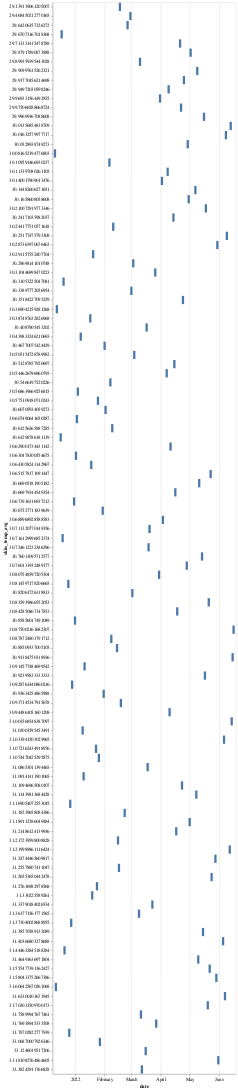

Notebook cell for this chart:
### Code cell
values = to_values(df)

alt.Chart.from_dict({
    "data": values,
    "mark": "bar",
    "encoding": {
        "x": {
            "field": "date",
            "type": "temporal",
        },
        "y": {
            "field": "skin_temp_avg",
            "type": "nominal",
        },
    }
})

### Figure 1 — Vega-Lite specification as saved in the notebook (floating-point values rounded to 4 significant figures)
{"config": {"view": {"continuousWidth": 400, "continuousHeight": 300}}, "data": {"name": "data-6cb53c5b8036f4b9f6e3bf12dde4f09c"}, "mark": "bar", "encoding": {"x": {"field": "date", "type": "temporal"}, "y": {"field": "skin_temp_avg", "type": "nominal"}}, "$schema": "https://vega.github.io/schema/vega-lite/v4.17.0.json", "datasets": {"data-6cb53c5b8036f4b9f6e3bf12dde4f09c": [{"date": "2022-03-04", "skin_temp_avg": 30.51, "overall_score": 67, "composition_score": 17, "revitalization_score": 15, "duration_score": 35, "deep_sleep_in_minutes": 66, "resting_heart_rate": 60, "restlessness": 0.07348, "avg_bpm": 66.49, "Moon Phase": "New Moon"}, {"date": "2022-03-10", "skin_temp_avg": 29.9, "overall_score": 88, "composition_score": 21, "revitalization_score": 22, "duration_score": 45, "deep_sleep_in_minutes": 126, "resting_heart_rate": 60, "restlessness": 0.05469, "avg_bpm": 60.62, "Moon Phase": "First Quarter"}, {"date": "2022-04-25", "skin_temp_avg": 29.92, "overall_score": 56, "composition_score": 15, "revitalization_score": 15, "duration_score": 26, "deep_sleep_in_minutes": 23, "resting_heart_rate": 56, "restlessness": 0.1002, "avg_bpm": 60.97, "Moon Phase": "Third Quarter"}, {"date": "2022-06-08", "skin_temp_avg": 30.02, "overall_score": 75, "composition_score": 20, "revitalization_score": 19, "duration_score": 36, "deep_sleep_in_minutes": 69, "resting_heart_rate": 55, "restlessness": 0.08782, "avg_bpm": 59.4, "Moon Phase": "First Quarter"}, {"date": "2022-01-01", "skin_temp_avg": 30.86, "overall_score": 68, "composition_score": 19, "revitalization_score": 18, "duration_score": 31, "deep_sleep_in_minutes": 69, "resting_heart_rate": 60, "restlessness": 0.0812, "avg_bpm": 58.89, "Moon Phase": "New Moon"}, {"date": "2022-06-09", "skin_temp_avg": 30.25, "overall_score": 76, "composition_score": 22, "revitalization_score": 16, "duration_score": 38, "deep_sleep_in_minutes": 88, "resting_heart_rate": 54, "restlessness": 0.07064, "avg_bpm": 53.85, "Moon Phase": "First Quarter"}, {"date": "2022-04-24", "skin_temp_avg": 30.35, "overall_score": 68, "composition_score": 16, "revitalization_score": 15, "duration_score": 37, "deep_sleep_in_minutes": 49, "resting_heart_rate": 54, "restlessness": 0.07904, "avg_bpm": 68.52, "Moon Phase": "Third Quarter"}, {"date": "2022-04-30", "skin_temp_avg": 30.17, "overall_score": 78, "composition_score": 21, "revitalization_score": 18, "duration_score": 39, "deep_sleep_in_minutes": 81, "resting_heart_rate": 58, "restlessness": 0.07328, "avg_bpm": 61.29, "Moon Phase": "New Moon"}, {"date": "2022-04-18", "skin_temp_avg": 30.84, "overall_score": 84, "composition_score": 21, "revitalization_score": 22, "duration_score": 41, "deep_sleep_in_minutes": 71, "resting_heart_rate": 53, "restlessness": 0.07121, "avg_bpm": 53.88, "Moon Phase": "Full Moon"}, {"date": "2022-03-11", "skin_temp_avg": 31.76, "overall_score": 84, "composition_score": 21, "revitalization_score": 18, "duration_score": 45, "deep_sleep_in_minutes": 68, "resting_heart_rate": 58, "restlessness": 0.09281, "avg_bpm": 60.27, "Moon Phase": "First Quarter"}, {"date": "2022-01-02", "skin_temp_avg": 30.63, "overall_score": 84, "composition_score": 19, "revitalization_score": 20, "duration_score": 45, "deep_sleep_in_minutes": 81, "resting_heart_rate": 61, "restlessness": 0.06058, "avg_bpm": 66.38, "Moon Phase": "New Moon"}, {"date": "2022-01-03", "skin_temp_avg": 30.61, "overall_score": 68, "composition_score": 19, "revitalization_score": 15, "duration_score": 34, "deep_sleep_in_minutes": 58, "resting_heart_rate": 60, "restlessness": 0.0801, "avg_bpm": 59.81, "Moon Phase": "New Moon"}, {"date": "2022-01-17", "skin_temp_avg": 30.39, "overall_score": 80, "composition_score": 21, "revitalization_score": 21, "duration_score": 38, "deep_sleep_in_minutes": 69, "resting_heart_rate": 58, "restlessness": 0.06236, "avg_bpm": 58.72, "Moon Phase": "Full Moon"}, {"date": "2022-03-12", "skin_temp_avg": 33.38, "overall_score": 87, "composition_score": 22, "revitalization_score": 20, "duration_score": 45, "deep_sleep_in_minutes": 95, "resting_heart_rate": 58, "restlessness": 0.07602, "avg_bpm": 64.24, "Moon Phase": "First Quarter"}, {"date": "2022-04-23", "skin_temp_avg": 31.11, "overall_score": 76, "composition_score": 20, "revitalization_score": 21, "duration_score": 35, "deep_sleep_in_minutes": 102, "resting_heart_rate": 56, "restlessness": 0.1007, "avg_bpm": 59.54, "Moon Phase": "Third Quarter"}, {"date": "2022-03-16", "skin_temp_avg": 33.12, "overall_score": 78, "composition_score": 17, "revitalization_score": 20, "duration_score": 41, "deep_sleep_in_minutes": 82, "resting_heart_rate": 58, "restlessness": 0.06918, "avg_bpm": 56.09, "Moon Phase": "Full Moon"}, {"date": "2022-03-02", "skin_temp_avg": 30.82, "overall_score": 76, "composition_score": 18, "revitalization_score": 19, "duration_score": 39, "deep_sleep_in_minutes": 88, "resting_heart_rate": 58, "restlessness": 0.07042, "avg_bpm": 62.25, "Moon Phase": "New Moon"}, {"date": "2022-01-07", "skin_temp_avg": 30.44, "overall_score": 69, "composition_score": 19, "revitalization_score": 14, "duration_score": 36, "deep_sleep_in_minutes": 89, "resting_heart_rate": 62, "restlessness": 0.06674, "avg_bpm": 69.11, "Moon Phase": "First Quarter"}, {"date": "2022-03-03", "skin_temp_avg": 30.3, "overall_score": 78, "composition_score": 21, "revitalization_score": 16, "duration_score": 41, "deep_sleep_in_minutes": 96, "resting_heart_rate": 58, "restlessness": 0.06867, "avg_bpm": 67.02, "Moon Phase": "New Moon"}, {"date": "2022-03-17", "skin_temp_avg": 30.41, "overall_score": 87, "composition_score": 21, "revitalization_score": 21, "duration_score": 45, "deep_sleep_in_minutes": 66, "resting_heart_rate": 57, "restlessness": 0.08371, "avg_bpm": 57.63, "Moon Phase": "Full Moon"}, {"date": "2022-04-22", "skin_temp_avg": 29.98, "overall_score": 79, "composition_score": 22, "revitalization_score": 17, "duration_score": 40, "deep_sleep_in_minutes": 103, "resting_heart_rate": 55, "restlessness": 0.07251, "avg_bpm": 55.62, "Moon Phase": "Third Quarter"}, {"date": "2022-04-08", "skin_temp_avg": 30.11, "overall_score": 82, "composition_score": 21, "revitalization_score": 22, "duration_score": 39, "deep_sleep_in_minutes": 68, "resting_heart_rate": 61, "restlessness": 0.07649, "avg_bpm": 61.77, "Moon Phase": "First Quarter"}, {"date": "2022-03-01", "skin_temp_avg": 30.34, "overall_score": 83, "composition_score": 21, "revitalization_score": 20, "duration_score": 42, "deep_sleep_in_minutes": 67, "resting_heart_rate": 58, "restlessness": 0.04676, "avg_bpm": 60.2, "Moon Phase": "New Moon"}, {"date": "2022-01-04", "skin_temp_avg": 30.57, "overall_score": 81, "composition_score": 22, "revitalization_score": 21, "duration_score": 38, "deep_sleep_in_minutes": 91, "resting_heart_rate": 62, "restlessness": 0.06529, "avg_bpm": 62.94, "Moon Phase": "New Moon"}, {"date": "2022-01-10", "skin_temp_avg": 31.09, "overall_score": 84, "composition_score": 21, "revitalization_score": 22, "duration_score": 41, "deep_sleep_in_minutes": 62, "resting_heart_rate": 63, "restlessness": 0.05579, "avg_bpm": 58.77, "Moon Phase": "First Quarter"}, {"date": "2022-01-11", "skin_temp_avg": 30.91, "overall_score": 73, "composition_score": 17, "revitalization_score": 21, "duration_score": 35, "deep_sleep_in_minutes": 77, "resting_heart_rate": 61, "restlessness": 0.06716, "avg_bpm": 61.55, "Moon Phase": "First Quarter"}, {"date": "2022-04-09", "skin_temp_avg": 29.95, "overall_score": 74, "composition_score": 17, "revitalization_score": 17, "duration_score": 40, "deep_sleep_in_minutes": 54, "resting_heart_rate": 58, "restlessness": 0.1098, "avg_bpm": 61.55, "Moon Phase": "First Quarter"}, {"date": "2022-04-21", "skin_temp_avg": 29.71, "overall_score": 76, "composition_score": 21, "revitalization_score": 14, "duration_score": 41, "deep_sleep_in_minutes": 68, "resting_heart_rate": 55, "restlessness": 0.05571, "avg_bpm": 64.03, "Moon Phase": "Third Quarter"}, {"date": "2021-12-17", "skin_temp_avg": 30.61, "overall_score": 72, "composition_score": 18, "revitalization_score": 20, "duration_score": 34, "deep_sleep_in_minutes": 58, "resting_heart_rate": 61, "restlessness": 0.08156, "avg_bpm": 61.4, "Moon Phase": "Full Moon"}, {"date": "2022-05-07", "skin_temp_avg": 30.14, "overall_score": 79, "composition_score": 19, "revitalization_score": 20, "duration_score": 40, "deep_sleep_in_minutes": 66, "resting_heart_rate": 56, "restlessness": 0.06505, "avg_bpm": 57.23, "Moon Phase": "First Quarter"}, {"date": "2022-02-18", "skin_temp_avg": 30.94, "overall_score": 78, "composition_score": 21, "revitalization_score": 16, "duration_score": 41, "deep_sleep_in_minutes": 70, "resting_heart_rate": 57, "restlessness": 0.09472, "avg_bpm": 58.8, "Moon Phase": "Full Moon"}, {"date": "2022-05-11", "skin_temp_avg": 30.67, "overall_score": 77, "composition_score": 17, "revitalization_score": 20, "duration_score": 40, "deep_sleep_in_minutes": 92, "resting_heart_rate": 56, "restlessness": 0.08566, "avg_bpm": 63.62, "Moon Phase": "First Quarter"}, {"date": "2021-12-29", "skin_temp_avg": 30.93, "overall_score": 78, "composition_score": 17, "revitalization_score": 21, "duration_score": 40, "deep_sleep_in_minutes": 85, "resting_heart_rate": 63, "restlessness": 0.0903, "avg_bpm": 60.96, "Moon Phase": "Third Quarter"}, {"date": "2022-02-25", "skin_temp_avg": 29.64, "overall_score": 75, "composition_score": 17, "revitalization_score": 21, "duration_score": 37, "deep_sleep_in_minutes": 51, "resting_heart_rate": 57, "restlessness": 0.07055, "avg_bpm": 54.95, "Moon Phase": "Third Quarter"}, {"date": "2021-12-28", "skin_temp_avg": 31.37, "overall_score": 80, "composition_score": 19, "revitalization_score": 16, "duration_score": 45, "deep_sleep_in_minutes": 116, "resting_heart_rate": 62, "restlessness": 0.09512, "avg_bpm": 63.18, "Moon Phase": "Third Quarter"}, {"date": "2022-05-10", "skin_temp_avg": 31.46, "overall_score": 77, "composition_score": 21, "revitalization_score": 15, "duration_score": 41, "deep_sleep_in_minutes": 100, "resting_heart_rate": 56, "restlessness": 0.0872, "avg_bpm": 56.93, "Moon Phase": "First Quarter"}, {"date": "2022-05-28", "skin_temp_avg": 31.25, "overall_score": 69, "composition_score": 17, "revitalization_score": 15, "duration_score": 37, "deep_sleep_in_minutes": 55, "resting_heart_rate": 55, "restlessness": 0.06991, "avg_bpm": 55.46, "Moon Phase": "New Moon"}, {"date": "2022-05-14", "skin_temp_avg": 30.76, "overall_score": 73, "composition_score": 15, "revitalization_score": 23, "duration_score": 35, "deep_sleep_in_minutes": 92, "resting_heart_rate": 55, "restlessness": 0.06744, "avg_bpm": 56.99, "Moon Phase": "Full Moon"}, {"date": "2022-02-09", "skin_temp_avg": 30.61, "overall_score": 80, "composition_score": 22, "revitalization_score": 18, "duration_score": 40, "deep_sleep_in_minutes": 89, "resting_heart_rate": 61, "restlessness": 0.07565, "avg_bpm": 61.81, "Moon Phase": "First Quarter"}, {"date": "2022-02-08", "skin_temp_avg": 30.88, "overall_score": 80, "composition_score": 20, "revitalization_score": 18, "duration_score": 42, "deep_sleep_in_minutes": 82, "resting_heart_rate": 61, "restlessness": 0.06256, "avg_bpm": 62.13, "Moon Phase": "First Quarter"}, {"date": "2022-05-01", "skin_temp_avg": 31.19, "overall_score": 74, "composition_score": 18, "revitalization_score": 17, "duration_score": 39, "deep_sleep_in_minutes": 61, "resting_heart_rate": 58, "restlessness": 0.09802, "avg_bpm": 58.11, "Moon Phase": "New Moon"}, {"date": "2022-05-15", "skin_temp_avg": 31.39, "overall_score": 76, "composition_score": 22, "revitalization_score": 17, "duration_score": 37, "deep_sleep_in_minutes": 97, "resting_heart_rate": 53, "restlessness": 0.09939, "avg_bpm": 51.21, "Moon Phase": "Full Moon"}, {"date": "2021-12-11", "skin_temp_avg": 30.08, "overall_score": 68, "composition_score": 17, "revitalization_score": 18, "duration_score": 33, "deep_sleep_in_minutes": 78, "resting_heart_rate": 60, "restlessness": 0.1108, "avg_bpm": 60.39, "Moon Phase": "First Quarter"}, {"date": "2022-05-29", "skin_temp_avg": 31.58, "overall_score": 76, "composition_score": 19, "revitalization_score": 21, "duration_score": 36, "deep_sleep_in_minutes": 95, "resting_heart_rate": 56, "restlessness": 0.07508, "avg_bpm": 59.22, "Moon Phase": "New Moon"}, {"date": "2021-12-13", "skin_temp_avg": 30.37, "overall_score": 75, "composition_score": 17, "revitalization_score": 21, "duration_score": 37, "deep_sleep_in_minutes": 76, "resting_heart_rate": 58, "restlessness": 0.08136, "avg_bpm": 62.73, "Moon Phase": "First Quarter"}, {"date": "2022-02-22", "skin_temp_avg": 31.18, "overall_score": 80, "composition_score": 20, "revitalization_score": 19, "duration_score": 41, "deep_sleep_in_minutes": 33, "resting_heart_rate": 57, "restlessness": 0.06562, "avg_bpm": 57.05, "Moon Phase": "Third Quarter"}, {"date": "2022-05-17", "skin_temp_avg": 30.92, "overall_score": 78, "composition_score": 18, "revitalization_score": 19, "duration_score": 41, "deep_sleep_in_minutes": 94, "resting_heart_rate": 50, "restlessness": 0.06465, "avg_bpm": 55.02, "Moon Phase": "Full Moon"}, {"date": "2022-05-16", "skin_temp_avg": 30.0, "overall_score": 80, "composition_score": 19, "revitalization_score": 22, "duration_score": 39, "deep_sleep_in_minutes": 86, "resting_heart_rate": 52, "restlessness": 0.07111, "avg_bpm": 51.23, "Moon Phase": "Full Moon"}, {"date": "2022-05-02", "skin_temp_avg": 29.88, "overall_score": 86, "composition_score": 22, "revitalization_score": 19, "duration_score": 45, "deep_sleep_in_minutes": 84, "resting_heart_rate": 58, "restlessness": 0.0644, "avg_bpm": 57.43, "Moon Phase": "New Moon"}, {"date": "2021-12-12", "skin_temp_avg": 31.61, "overall_score": 85, "composition_score": 20, "revitalization_score": 21, "duration_score": 44, "deep_sleep_in_minutes": 92, "resting_heart_rate": 60, "restlessness": 0.08574, "avg_bpm": 58.43, "Moon Phase": "First Quarter"}, {"date": "2022-02-06", "skin_temp_avg": 30.11, "overall_score": 76, "composition_score": 21, "revitalization_score": 14, "duration_score": 41, "deep_sleep_in_minutes": 73, "resting_heart_rate": 59, "restlessness": 0.06586, "avg_bpm": 68.57, "Moon Phase": "First Quarter"}, {"date": "2022-02-07", "skin_temp_avg": 30.55, "overall_score": 77, "composition_score": 20, "revitalization_score": 19, "duration_score": 38, "deep_sleep_in_minutes": 52, "resting_heart_rate": 61, "restlessness": 0.05937, "avg_bpm": 64.69, "Moon Phase": "First Quarter"}, {"date": "2022-05-30", "skin_temp_avg": 30.29, "overall_score": 75, "composition_score": 21, "revitalization_score": 17, "duration_score": 37, "deep_sleep_in_minutes": 70, "resting_heart_rate": 55, "restlessness": 0.05293, "avg_bpm": 58.09, "Moon Phase": "New Moon"}, {"date": "2022-05-24", "skin_temp_avg": 31.27, "overall_score": 74, "composition_score": 18, "revitalization_score": 20, "duration_score": 36, "deep_sleep_in_minutes": 47, "resting_heart_rate": 57, "restlessness": 0.08834, "avg_bpm": 57.46, "Moon Phase": "Third Quarter"}, {"date": "2021-12-20", "skin_temp_avg": 30.31, "overall_score": 79, "composition_score": 21, "revitalization_score": 21, "duration_score": 37, "deep_sleep_in_minutes": 80, "resting_heart_rate": 63, "restlessness": 0.1226, "avg_bpm": 57.2, "Moon Phase": "Full Moon"}, {"date": "2022-05-18", "skin_temp_avg": 30.21, "overall_score": 74, "composition_score": 21, "revitalization_score": 14, "duration_score": 39, "deep_sleep_in_minutes": 113, "resting_heart_rate": 50, "restlessness": 0.06726, "avg_bpm": 65.07, "Moon Phase": "Full Moon"}, {"date": "2022-02-10", "skin_temp_avg": 30.24, "overall_score": 83, "composition_score": 22, "revitalization_score": 22, "duration_score": 39, "deep_sleep_in_minutes": 101, "resting_heart_rate": 61, "restlessness": 0.06543, "avg_bpm": 60.05, "Moon Phase": "First Quarter"}, {"date": "2021-12-21", "skin_temp_avg": 31.44, "overall_score": 78, "composition_score": 20, "revitalization_score": 21, "duration_score": 37, "deep_sleep_in_minutes": 74, "resting_heart_rate": 62, "restlessness": 0.08783, "avg_bpm": 61.23, "Moon Phase": "Full Moon"}, {"date": "2022-05-31", "skin_temp_avg": 33.18, "overall_score": 79, "composition_score": 20, "revitalization_score": 18, "duration_score": 41, "deep_sleep_in_minutes": 90, "resting_heart_rate": 55, "restlessness": 0.06713, "avg_bpm": 55.69, "Moon Phase": "New Moon"}, {"date": "2021-12-25", "skin_temp_avg": 30.81, "overall_score": 82, "composition_score": 21, "revitalization_score": 22, "duration_score": 39, "deep_sleep_in_minutes": 73, "resting_heart_rate": 61, "restlessness": 0.07479, "avg_bpm": 63.87, "Moon Phase": "Third Quarter"}, {"date": "2022-05-09", "skin_temp_avg": 29.91, "overall_score": 78, "composition_score": 21, "revitalization_score": 16, "duration_score": 41, "deep_sleep_in_minutes": 66, "resting_heart_rate": 55, "restlessness": 0.09082, "avg_bpm": 57.77, "Moon Phase": "First Quarter"}, {"date": "2022-02-14", "skin_temp_avg": 30.89, "overall_score": 72, "composition_score": 18, "revitalization_score": 19, "duration_score": 35, "deep_sleep_in_minutes": 76, "resting_heart_rate": 58, "restlessness": 0.08426, "avg_bpm": 57.19, "Moon Phase": "Full Moon"}, {"date": "2021-12-31", "skin_temp_avg": 30.67, "overall_score": 88, "composition_score": 22, "revitalization_score": 20, "duration_score": 46, "deep_sleep_in_minutes": 86, "resting_heart_rate": 61, "restlessness": 0.05209, "avg_bpm": 66.79, "Moon Phase": "New Moon"}, {"date": "2021-12-19", "skin_temp_avg": 30.72, "overall_score": 71, "composition_score": 21, "revitalization_score": 15, "duration_score": 35, "deep_sleep_in_minutes": 80, "resting_heart_rate": 61, "restlessness": 0.08219, "avg_bpm": 62.2, "Moon Phase": "Full Moon"}, {"date": "2022-02-28", "skin_temp_avg": 29.47, "overall_score": 74, "composition_score": 17, "revitalization_score": 20, "duration_score": 37, "deep_sleep_in_minutes": 58, "resting_heart_rate": 59, "restlessness": 0.08381, "avg_bpm": 59.77, "Moon Phase": "New Moon"}, {"date": "2022-05-21", "skin_temp_avg": 30.84, "overall_score": 77, "composition_score": 21, "revitalization_score": 19, "duration_score": 37, "deep_sleep_in_minutes": 72, "resting_heart_rate": 57, "restlessness": 0.06889, "avg_bpm": 55.74, "Moon Phase": "Third Quarter"}, {"date": "2022-05-20", "skin_temp_avg": 31.7, "overall_score": 65, "composition_score": 17, "revitalization_score": 14, "duration_score": 34, "deep_sleep_in_minutes": 57, "resting_heart_rate": 54, "restlessness": 0.09637, "avg_bpm": 60.49, "Moon Phase": "Third Quarter"}, {"date": "2021-12-18", "skin_temp_avg": 29.67, "overall_score": 82, "composition_score": 19, "revitalization_score": 19, "duration_score": 44, "deep_sleep_in_minutes": 61, "resting_heart_rate": 61, "restlessness": 0.1211, "avg_bpm": 68.86, "Moon Phase": "Full Moon"}, {"date": "2022-02-15", "skin_temp_avg": 31.22, "overall_score": 83, "composition_score": 21, "revitalization_score": 21, "duration_score": 41, "deep_sleep_in_minutes": 64, "resting_heart_rate": 58, "restlessness": 0.0705, "avg_bpm": 58.47, "Moon Phase": "Full Moon"}, {"date": "2022-05-08", "skin_temp_avg": 31.11, "overall_score": 76, "composition_score": 20, "revitalization_score": 16, "duration_score": 40, "deep_sleep_in_minutes": 71, "resting_heart_rate": 54, "restlessness": 0.1043, "avg_bpm": 61.44, "Moon Phase": "First Quarter"}, {"date": "2022-02-01", "skin_temp_avg": 30.47, "overall_score": 81, "composition_score": 21, "revitalization_score": 19, "duration_score": 41, "deep_sleep_in_minutes": 54, "resting_heart_rate": 59, "restlessness": 0.06438, "avg_bpm": 64.13, "Moon Phase": "New Moon"}, {"date": "2022-02-17", "skin_temp_avg": 29.14, "overall_score": 74, "composition_score": 20, "revitalization_score": 18, "duration_score": 36, "deep_sleep_in_minutes": 67, "resting_heart_rate": 57, "restlessness": 0.07605, "avg_bpm": 66.12, "Moon Phase": "Full Moon"}, {"date": "2021-12-26", "skin_temp_avg": 31.79, "overall_score": 72, "composition_score": 17, "revitalization_score": 16, "duration_score": 39, "deep_sleep_in_minutes": 58, "resting_heart_rate": 61, "restlessness": 0.06397, "avg_bpm": 63.26, "Moon Phase": "Third Quarter"}, {"date": "2022-05-22", "skin_temp_avg": 31.56, "overall_score": 71, "composition_score": 17, "revitalization_score": 19, "duration_score": 35, "deep_sleep_in_minutes": 49, "resting_heart_rate": 56, "restlessness": 0.07432, "avg_bpm": 57.73, "Moon Phase": "Third Quarter"}, {"date": "2022-05-23", "skin_temp_avg": 30.65, "overall_score": 75, "composition_score": 21, "revitalization_score": 17, "duration_score": 37, "deep_sleep_in_minutes": 48, "resting_heart_rate": 56, "restlessness": 0.06964, "avg_bpm": 56.22, "Moon Phase": "Third Quarter"}, {"date": "2022-02-02", "skin_temp_avg": 30.61, "overall_score": 83, "composition_score": 22, "revitalization_score": 18, "duration_score": 43, "deep_sleep_in_minutes": 100, "resting_heart_rate": 59, "restlessness": 0.05491, "avg_bpm": 60.89, "Moon Phase": "New Moon"}, {"date": "2021-12-27", "skin_temp_avg": 31.17, "overall_score": 83, "composition_score": 21, "revitalization_score": 21, "duration_score": 41, "deep_sleep_in_minutes": 78, "resting_heart_rate": 62, "restlessness": 0.06518, "avg_bpm": 64.77, "Moon Phase": "Third Quarter"}, {"date": "2022-02-16", "skin_temp_avg": 31.26, "overall_score": 80, "composition_score": 23, "revitalization_score": 19, "duration_score": 38, "deep_sleep_in_minutes": 108, "resting_heart_rate": 57, "restlessness": 0.08154, "avg_bpm": 61.5, "Moon Phase": "Full Moon"}, {"date": "2022-03-31", "skin_temp_avg": 29.97, "overall_score": 71, "composition_score": 18, "revitalization_score": 13, "duration_score": 40, "deep_sleep_in_minutes": 102, "resting_heart_rate": 56, "restlessness": 0.08245, "avg_bpm": 67.46, "Moon Phase": "New Moon"}, {"date": "2022-03-19", "skin_temp_avg": 30.72, "overall_score": 79, "composition_score": 22, "revitalization_score": 16, "duration_score": 41, "deep_sleep_in_minutes": 104, "resting_heart_rate": 56, "restlessness": 0.06515, "avg_bpm": 62.06, "Moon Phase": "Full Moon"}, {"date": "2022-04-10", "skin_temp_avg": 30.94, "overall_score": 81, "composition_score": 22, "revitalization_score": 15, "duration_score": 44, "deep_sleep_in_minutes": 98, "resting_heart_rate": 57, "restlessness": 0.1141, "avg_bpm": 57.38, "Moon Phase": "First Quarter"}, {"date": "2022-01-20", "skin_temp_avg": 30.29, "overall_score": 79, "composition_score": 22, "revitalization_score": 16, "duration_score": 41, "deep_sleep_in_minutes": 85, "resting_heart_rate": 59, "restlessness": 0.06445, "avg_bpm": 62.08, "Moon Phase": "Full Moon"}, {"date": "2022-06-15", "skin_temp_avg": 30.91, "overall_score": 80, "composition_score": 21, "revitalization_score": 20, "duration_score": 39, "deep_sleep_in_minutes": 103, "resting_heart_rate": 55, "restlessness": 0.06216, "avg_bpm": 63.22, "Moon Phase": "Full Moon"}, {"date": "2022-01-09", "skin_temp_avg": 31.03, "overall_score": 76, "composition_score": 19, "revitalization_score": 19, "duration_score": 38, "deep_sleep_in_minutes": 107, "resting_heart_rate": 65, "restlessness": 0.0843, "avg_bpm": 62.01, "Moon Phase": "First Quarter"}, {"date": "2022-06-14", "skin_temp_avg": 31.0, "overall_score": 70, "composition_score": 21, "revitalization_score": 14, "duration_score": 35, "deep_sleep_in_minutes": 68, "resting_heart_rate": 53, "restlessness": 0.08954, "avg_bpm": 57.89, "Moon Phase": "Full Moon"}, {"date": "2022-03-18", "skin_temp_avg": 31.09, "overall_score": 78, "composition_score": 18, "revitalization_score": 18, "duration_score": 42, "deep_sleep_in_minutes": 69, "resting_heart_rate": 56, "restlessness": 0.09072, "avg_bpm": 59.7, "Moon Phase": "Full Moon"}, {"date": "2022-04-11", "skin_temp_avg": 30.63, "overall_score": 77, "composition_score": 19, "revitalization_score": 21, "duration_score": 37, "deep_sleep_in_minutes": 55, "resting_heart_rate": 57, "restlessness": 0.06514, "avg_bpm": 59.63, "Moon Phase": "First Quarter"}, {"date": "2022-03-30", "skin_temp_avg": 30.81, "overall_score": 74, "composition_score": 16, "revitalization_score": 22, "duration_score": 36, "deep_sleep_in_minutes": 65, "resting_heart_rate": 57, "restlessness": 0.06485, "avg_bpm": 67.31, "Moon Phase": "New Moon"}, {"date": "2022-03-26", "skin_temp_avg": 30.31, "overall_score": 74, "composition_score": 18, "revitalization_score": 19, "duration_score": 37, "deep_sleep_in_minutes": 71, "resting_heart_rate": 58, "restlessness": 0.0625, "avg_bpm": 60.53, "Moon Phase": "Third Quarter"}, {"date": "2022-04-07", "skin_temp_avg": 30.54, "overall_score": 72, "composition_score": 18, "revitalization_score": 13, "duration_score": 41, "deep_sleep_in_minutes": 80, "resting_heart_rate": 59, "restlessness": 0.08713, "avg_bpm": 60.98, "Moon Phase": "First Quarter"}, {"date": "2022-01-23", "skin_temp_avg": 31.07, "overall_score": 85, "composition_score": 22, "revitalization_score": 18, "duration_score": 45, "deep_sleep_in_minutes": 95, "resting_heart_rate": 59, "restlessness": 0.08422, "avg_bpm": 59.46, "Moon Phase": "Third Quarter"}, {"date": "2022-06-16", "skin_temp_avg": 30.88, "overall_score": 69, "composition_score": 21, "revitalization_score": 13, "duration_score": 35, "deep_sleep_in_minutes": 81, "resting_heart_rate": 56, "restlessness": 0.1009, "avg_bpm": 57.97, "Moon Phase": "Full Moon"}, {"date": "2022-03-27", "skin_temp_avg": 31.77, "overall_score": 69, "composition_score": 17, "revitalization_score": 19, "duration_score": 33, "deep_sleep_in_minutes": 95, "resting_heart_rate": 58, "restlessness": 0.09924, "avg_bpm": 58.45, "Moon Phase": "Third Quarter"}, {"date": "2022-04-02", "skin_temp_avg": 30.14, "overall_score": 69, "composition_score": 18, "revitalization_score": 15, "duration_score": 36, "deep_sleep_in_minutes": 109, "resting_heart_rate": 57, "restlessness": 0.0715, "avg_bpm": 59.97, "Moon Phase": "New Moon"}, {"date": "2022-04-16", "skin_temp_avg": 30.67, "overall_score": 85, "composition_score": 22, "revitalization_score": 21, "duration_score": 42, "deep_sleep_in_minutes": 89, "resting_heart_rate": 56, "restlessness": 0.077, "avg_bpm": 57.8, "Moon Phase": "Full Moon"}, {"date": "2022-03-23", "skin_temp_avg": 31.34, "overall_score": 83, "composition_score": 22, "revitalization_score": 21, "duration_score": 40, "deep_sleep_in_minutes": 103, "resting_heart_rate": 58, "restlessness": 0.08341, "avg_bpm": 59.96, "Moon Phase": "Third Quarter"}, {"date": "2022-06-07", "skin_temp_avg": 31.63, "overall_score": 75, "composition_score": 19, "revitalization_score": 19, "duration_score": 37, "deep_sleep_in_minutes": 74, "resting_heart_rate": 55, "restlessness": 0.05964, "avg_bpm": 58.89, "Moon Phase": "First Quarter"}, {"date": "2022-06-13", "skin_temp_avg": 30.01, "overall_score": 76, "composition_score": 21, "revitalization_score": 18, "duration_score": 37, "deep_sleep_in_minutes": 54, "resting_heart_rate": 53, "restlessness": 0.07966, "avg_bpm": 57.06, "Moon Phase": "Full Moon"}, {"date": "2022-01-26", "skin_temp_avg": 31.07, "overall_score": 78, "composition_score": 20, "revitalization_score": 17, "duration_score": 41, "deep_sleep_in_minutes": 102, "resting_heart_rate": 60, "restlessness": 0.06687, "avg_bpm": 62.25, "Moon Phase": "Third Quarter"}, {"date": "2022-01-27", "skin_temp_avg": 33.07, "overall_score": 63, "composition_score": 21, "revitalization_score": 19, "duration_score": 23, "deep_sleep_in_minutes": 44, "resting_heart_rate": 61, "restlessness": 0.07394, "avg_bpm": 59.19, "Moon Phase": "Third Quarter"}, {"date": "2022-06-12", "skin_temp_avg": 31.22, "overall_score": 80, "composition_score": 21, "revitalization_score": 18, "duration_score": 41, "deep_sleep_in_minutes": 64, "resting_heart_rate": 53, "restlessness": 0.05763, "avg_bpm": 55.4, "Moon Phase": "Full Moon"}, {"date": "2022-06-06", "skin_temp_avg": 31.03, "overall_score": 78, "composition_score": 17, "revitalization_score": 20, "duration_score": 41, "deep_sleep_in_minutes": 78, "resting_heart_rate": 55, "restlessness": 0.07011, "avg_bpm": 56.54, "Moon Phase": "First Quarter"}, {"date": "2022-04-17", "skin_temp_avg": 31.21, "overall_score": 75, "composition_score": 16, "revitalization_score": 18, "duration_score": 41, "deep_sleep_in_minutes": 64, "resting_heart_rate": 54, "restlessness": 0.1043, "avg_bpm": 52.22, "Moon Phase": "Full Moon"}, {"date": "2022-04-03", "skin_temp_avg": 30.69, "overall_score": 80, "composition_score": 22, "revitalization_score": 22, "duration_score": 36, "deep_sleep_in_minutes": 95, "resting_heart_rate": 59, "restlessness": 0.08359, "avg_bpm": 56.73, "Moon Phase": "New Moon"}, {"date": "2022-04-15", "skin_temp_avg": 30.51, "overall_score": 85, "composition_score": 21, "revitalization_score": 22, "duration_score": 42, "deep_sleep_in_minutes": 63, "resting_heart_rate": 58, "restlessness": 0.08619, "avg_bpm": 55.19, "Moon Phase": "Full Moon"}, {"date": "2022-04-29", "skin_temp_avg": 30.05, "overall_score": 80, "composition_score": 22, "revitalization_score": 17, "duration_score": 41, "deep_sleep_in_minutes": 100, "resting_heart_rate": 57, "restlessness": 0.0763, "avg_bpm": 60.93, "Moon Phase": "New Moon"}, {"date": "2022-03-20", "skin_temp_avg": 30.71, "overall_score": 66, "composition_score": 16, "revitalization_score": 17, "duration_score": 33, "deep_sleep_in_minutes": 42, "resting_heart_rate": 57, "restlessness": 0.08166, "avg_bpm": 64.7, "Moon Phase": "Full Moon"}, {"date": "2022-01-19", "skin_temp_avg": 31.33, "overall_score": 78, "composition_score": 22, "revitalization_score": 17, "duration_score": 39, "deep_sleep_in_minutes": 105, "resting_heart_rate": 57, "restlessness": 0.05611, "avg_bpm": 63.66, "Moon Phase": "Full Moon"}, {"date": "2022-01-25", "skin_temp_avg": 30.58, "overall_score": 71, "composition_score": 17, "revitalization_score": 20, "duration_score": 34, "deep_sleep_in_minutes": 60, "resting_heart_rate": 60, "restlessness": 0.06842, "avg_bpm": 59.66, "Moon Phase": "Third Quarter"}, {"date": "2022-01-31", "skin_temp_avg": 30.94, "overall_score": 80, "composition_score": 21, "revitalization_score": 19, "duration_score": 40, "deep_sleep_in_minutes": 74, "resting_heart_rate": 59, "restlessness": 0.05849, "avg_bpm": 58.6, "Moon Phase": "New Moon"}, {"date": "2022-01-30", "skin_temp_avg": 30.68, "overall_score": 85, "composition_score": 21, "revitalization_score": 22, "duration_score": 42, "deep_sleep_in_minutes": 88, "resting_heart_rate": 61, "restlessness": 0.0522, "avg_bpm": 61.77, "Moon Phase": "New Moon"}, {"date": "2022-01-24", "skin_temp_avg": 31.28, "overall_score": 72, "composition_score": 19, "revitalization_score": 20, "duration_score": 33, "deep_sleep_in_minutes": 70, "resting_heart_rate": 60, "restlessness": 0.0859, "avg_bpm": 61.21, "Moon Phase": "Third Quarter"}, {"date": "2022-06-05", "skin_temp_avg": 31.4, "overall_score": 79, "composition_score": 19, "revitalization_score": 19, "duration_score": 41, "deep_sleep_in_minutes": 93, "resting_heart_rate": 55, "restlessness": 0.08219, "avg_bpm": 55.98, "Moon Phase": "First Quarter"}, {"date": "2022-01-18", "skin_temp_avg": 30.64, "overall_score": 66, "composition_score": 15, "revitalization_score": 20, "duration_score": 31, "deep_sleep_in_minutes": 37, "resting_heart_rate": 57, "restlessness": 0.05803, "avg_bpm": 59.33, "Moon Phase": "Full Moon"}, {"date": "2022-04-28", "skin_temp_avg": 30.76, "overall_score": 81, "composition_score": 21, "revitalization_score": 18, "duration_score": 42, "deep_sleep_in_minutes": 64, "resting_heart_rate": 57, "restlessness": 0.05425, "avg_bpm": 60.05, "Moon Phase": "New Moon"}, {"date": "2022-03-09", "skin_temp_avg": 31.36, "overall_score": 74, "composition_score": 18, "revitalization_score": 17, "duration_score": 39, "deep_sleep_in_minutes": 99, "resting_heart_rate": 61, "restlessness": 0.08077, "avg_bpm": 59.48, "Moon Phase": "First Quarter"}, {"date": "2022-04-14", "skin_temp_avg": 30.24, "overall_score": 77, "composition_score": 23, "revitalization_score": 14, "duration_score": 40, "deep_sleep_in_minutes": 107, "resting_heart_rate": 56, "restlessness": 0.06935, "avg_bpm": 58.68, "Moon Phase": "Full Moon"}]}}
